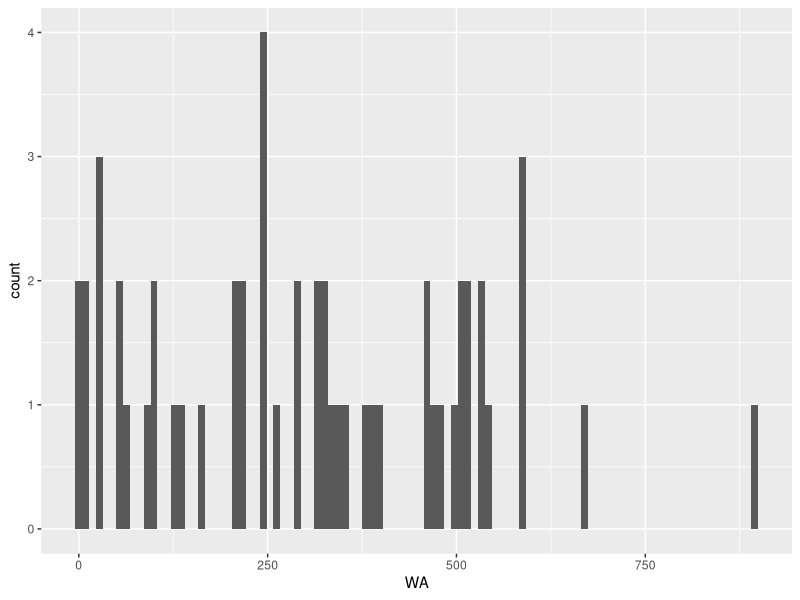
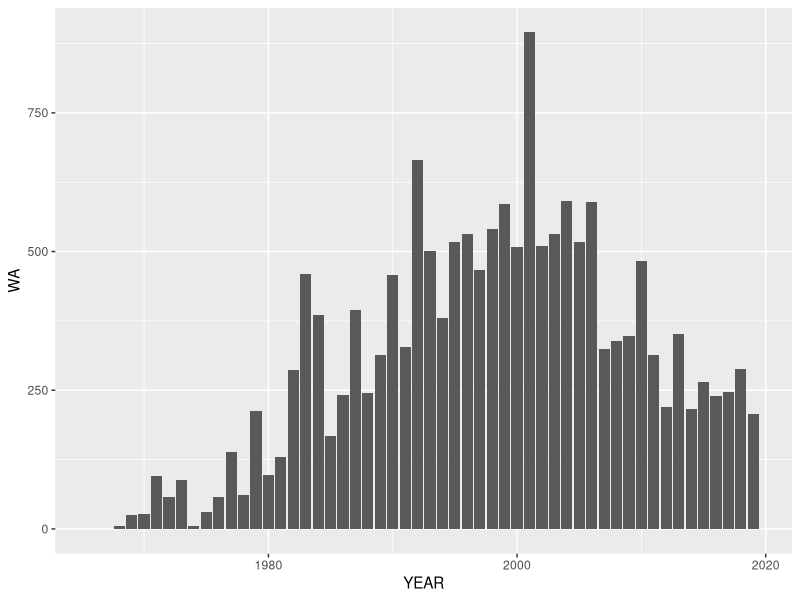
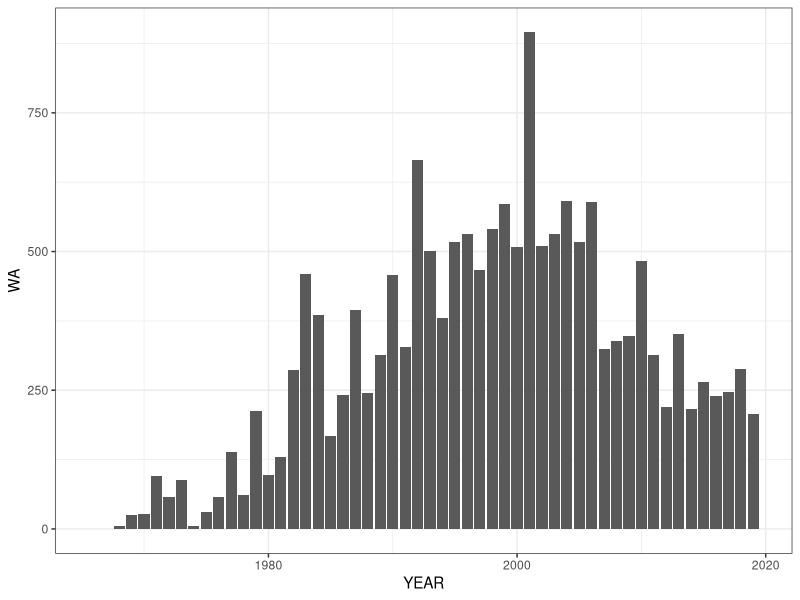
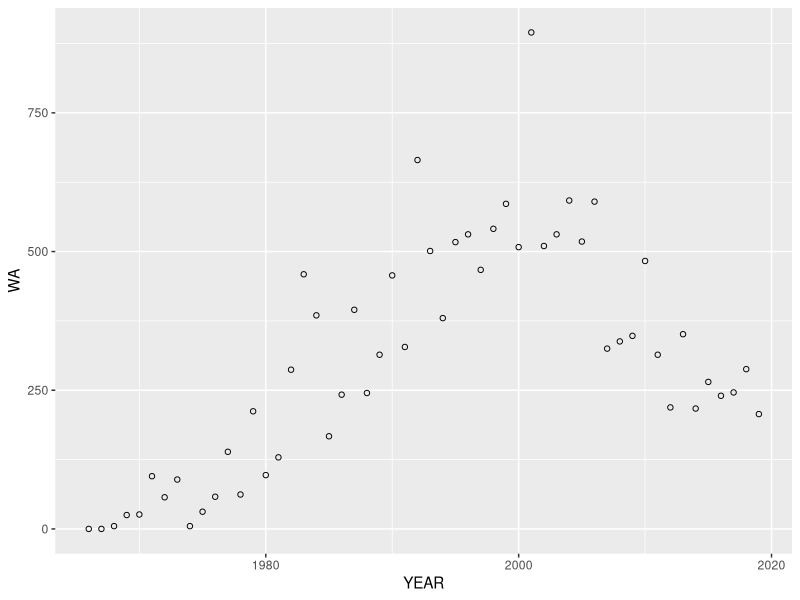
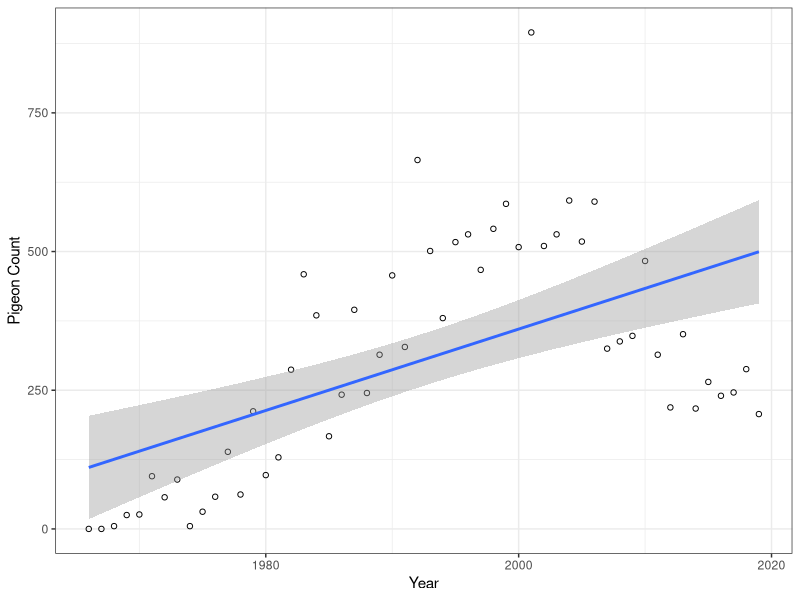

Write the R code that produced these figures, in order.
getwd()

setwd("./Documents/LHD/Day3/data-visuals")

getwd()

library(tidyverse)
library(ggplot2)
library(plyr)

ny <- read.table("wa.csv", header=TRUE, sep=",")

# HOW ABOUT A HISTOGRAM?

ggplot(data=ny, aes(x=WA)) +
  geom_histogram(bins = 100)

# BAR CHART TIME INSTEAD

ggplot(ny, aes(x=YEAR, y=WA)) +
  geom_bar(aes(), stat="identity")

ggplot(ny, aes(x=YEAR, y=WA)) +
  geom_bar(aes(), stat="identity") +
  theme_bw()

# Scatter Plot

d <- data.frame(x = ny$YEAR,
                y = ny$WA)

ggplot(ny, aes(x=YEAR, y=WA)) +
  geom_point(shape=1)

# Adding regression line

ggplot(d, aes(x,y)) +
  geom_point(shape = 1) +
  geom_smooth(method = lm) +
  theme_bw() +
  xlab("Year") +
  ylab("Pigeon Count")
